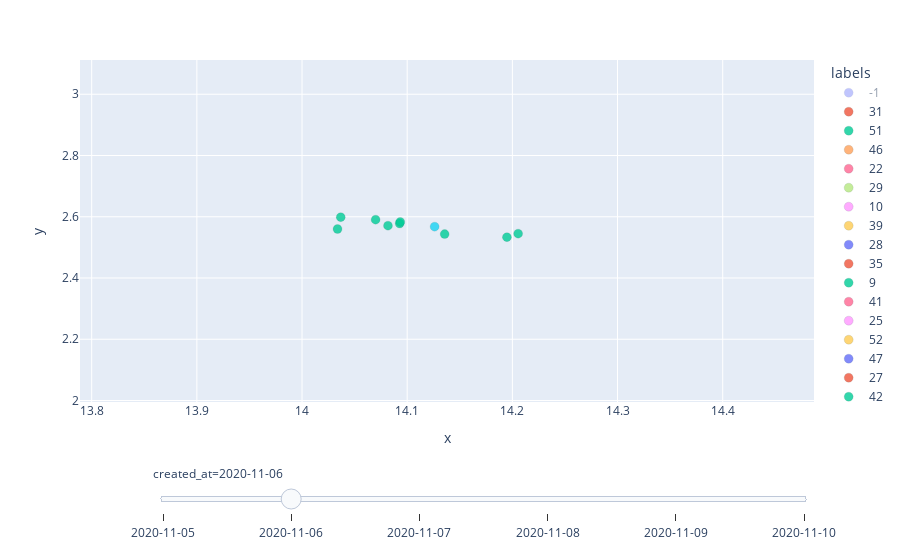

Source (notebook cell):
### Code cell
res.labels=res.labels.apply(str)
top_6_words_per_topic.index = top_6_words_per_topic.reset_index().Topic.apply(str)
_res = pd.merge(res,top_6_words_per_topic.reset_index(),left_on="labels",right_on="Topic")

import textwrap

_res["Summary"]=_res["Summary"].apply(
    lambda t: "<br>".join(textwrap.wrap(t))
)
scatter_plot(_res,animation_frame="created_at",hover_data=["created_at","Summary","top_n_words"])
